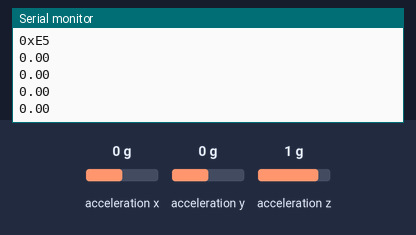
The sketch below on a simulated Arduino Leonardo, built with avr-gcc and run on an emulated ATmega32U4. Parts: the last lines printed to the serial monitor. Wiring (inferred from the names in the program): ADXL345 accelerometer at I2C address 0x53. Inputs (shaded band) come from the test bench; at power-on: acceleration x 0 g, acceleration y 0 g, acceleration z 1 g.

Above: at 1.2 s.
1.3 s: acceleration x set to -1.4 g
At 1.72 s:
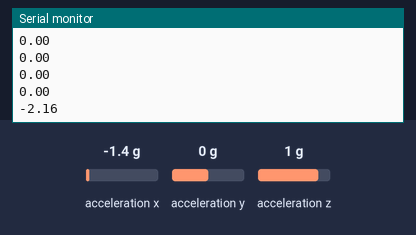
2.8 s: acceleration x set to -0.8 g
At 2.92 s:
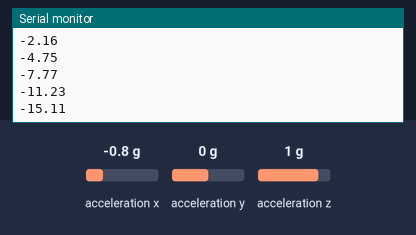
Timing chart, 0 to 5.8 s (numbered marks = the images above; inputs shaded):
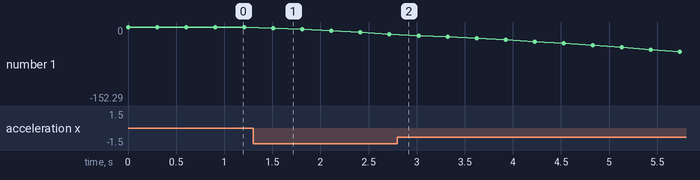

The sketch:

Accelerometer.ino
```cpp
#include <Wire.h>
#include "ADXL345.h"

ADXL345 accel(ADXL345_ALT);

void setup() {
	Serial.begin(9600);
	Wire.begin();

	byte deviceID = accel.readDeviceID();
	if (deviceID != 0) {
		Serial.print("0x");
		Serial.print(deviceID, HEX);
		Serial.println("");
	}
	else {
		Serial.println("read device id: failed");
		while (1) {
			delay(100);
		}
	}

	// Data Rate
	// - ADXL345_RATE_3200HZ: 3200 Hz
	// - ADXL345_RATE_1600HZ: 1600 Hz
	// - ADXL345_RATE_800HZ:  800 Hz
	// - ADXL345_RATE_400HZ:  400 Hz
	// - ADXL345_RATE_200HZ:  200 Hz
	// - ADXL345_RATE_100HZ:  100 Hz
	// - ADXL345_RATE_50HZ:   50 Hz
	// - ADXL345_RATE_25HZ:   25 Hz
	// - ...
	if (!accel.writeRate(ADXL345_RATE_200HZ)) {
		Serial.println("write rate: failed");
		while (1) {
			delay(100);
		}
	}

	// Data Range
	// - ADXL345_RANGE_2G: +-2 g
	// - ADXL345_RANGE_4G: +-4 g
	// - ADXL345_RANGE_8G: +-8 g
	// - ADXL345_RANGE_16G: +-16 g
	if (!accel.writeRange(ADXL345_RANGE_16G)) {
		Serial.println("write range: failed");
		while (1) {
			delay(100);
		}
	}

	if (!accel.start()) {
		Serial.println("start: failed");
		while (1) {
			delay(100);
		}
	}
}

float V0 = 0;
void loop() {
	if (accel.update()) {
		//Serial.print(accel.getX());
		//Serial.print(",");
		//Serial.print(accel.getY());
		//Serial.print(",");
		//Serial.print(accel.getZ());
		//Serial.println("");

		// Calculate Roll and Pitch (rotation around X-axis, rotation around Y-axis)
		float roll = atan(accel.getY() / sqrt(pow(accel.getX(), 2) + pow(accel.getZ(), 2))) * 180 / PI;
		float pitch = atan(-1 * accel.getX() / sqrt(pow(accel.getY(), 2) + pow(accel.getZ(), 2))) * 180 / PI;

		//Serial.println(roll);
		//Serial.println(pitch);

		//not working
		float x = accel.getX();
		x = x + x / 0.58 / 100;

		V0 = V0 + millis()*x / 1000;
		Serial.println(V0);
	}
	else {
		Serial.println("update failed");
		while (1) {
			delay(100);
		}
	}
	delay(300);
}
```

ADXL345.cpp
```cpp
#include "Arduino.h"

#include <Wire.h>

#include "ADXL345.h"

// please refer to the sensor datasheet.
//
// EN: http://www.analog.com/media/en/technical-documentation/data-sheets/ADXL345.pdf
// JP: http://www.analog.com/media/jp/technical-documentation/data-sheets/ADXL345_jp.pdf

// Register Map
// Order is "Type, Reset Value, Description".
#define REG_DEVID          0x00    // R,     11100101,   Device ID
#define REG_THRESH_TAP     0x1D    // R/W,   00000000,   Tap threshold
#define REG_OFSX           0x1E    // R/W,   00000000,   X-axis offset
#define REG_OFSY           0x1F    // R/W,   00000000,   Y-axis offset
#define REG_OFSZ           0x20    // R/W,   00000000,   Z-axis offset
#define REG_DUR            0x21    // R/W,   00000000,   Tap duration
#define REG_LATENT         0x22    // R/W,   00000000,   Tap latency
#define REG_WINDOW         0x23    // R/W,   00000000,   Tap window
#define REG_THRESH_ACT     0x24    // R/W,   00000000,   Activity threshold
#define REG_THRESH_INACT   0x25    // R/W,   00000000,   Inactivity threshold
#define REG_TIME_INACT     0x26    // R/W,   00000000,   Inactivity time
#define REG_ACT_INACT_CTL  0x27    // R/W,   00000000,   Axis enable control for activity and inactiv ity detection
#define REG_THRESH_FF      0x28    // R/W,   00000000,   Free-fall threshold
#define REG_TIME_FF        0x29    // R/W,   00000000,   Free-fall time
#define REG_TAP_AXES       0x2A    // R/W,   00000000,   Axis control for single tap/double tap
#define REG_ACT_TAP_STATUS 0x2B    // R,     00000000,   Source of single tap/double tap
#define REG_BW_RATE        0x2C    // R/W,   00001010,   Data rate and power mode control
#define REG_POWER_CTL      0x2D    // R/W,   00000000,   Power-saving features control
#define REG_INT_ENABLE     0x2E    // R/W,   00000000,   Interrupt enable control
#define REG_INT_MAP        0x2F    // R/W,   00000000,   Interrupt mapping control
#define REG_INT_SOUCE      0x30    // R,     00000010,   Source of interrupts
#define REG_DATA_FORMAT    0x31    // R/W,   00000000,   Data format control
#define REG_DATAX0         0x32    // R,     00000000,   X-Axis Data 0
#define REG_DATAX1         0x33    // R,     00000000,   X-Axis Data 1
#define REG_DATAY0         0x34    // R,     00000000,   Y-Axis Data 0
#define REG_DATAY1         0x35    // R,     00000000,   Y-Axis Data 1
#define REG_DATAZ0         0x36    // R,     00000000,   Z-Axis Data 0
#define REG_DATAZ1         0x37    // R,     00000000,   Z-Axis Data 1
#define REG_FIFO_CTL       0x38    // R/W,   00000000,   FIFO control
#define REG_FIFO_STATUS    0x39    // R,     00000000,   FIFO status

ADXL345::ADXL345(uint8_t i2cAddress, TwoWire *wire) {
	_wire = wire;
	_i2cAddress = i2cAddress;

	_xyz[0] = 0; // x
	_xyz[1] = 0; // y
	_xyz[2] = 0; // z
}

const float ADXL345::kRatio2g = (float)(2 * 2) / 1024.0f;
const float ADXL345::kRatio4g = (float)(4 * 2) / 1024.0f;
const float ADXL345::kRatio8g = (float)(8 * 2) / 1024.0f;
const float ADXL345::kRatio16g = (float)(16 * 2) / 1024.0f;

bool ADXL345::start() {
	_powerCtlBits.measure = 1;
	return writeRegister(REG_POWER_CTL, _powerCtlBits.toByte());
}

bool ADXL345::stop() {
	_powerCtlBits.measure = 0;
	return writeRegister(REG_POWER_CTL, _powerCtlBits.toByte());
}

uint8_t ADXL345::readDeviceID() {
	uint8_t value = 0;
	if (readRegister(REG_DEVID, &value)) {
		return value;
	}
	else {
		return 0;
	}
}

bool ADXL345::update() {
	// Read all axis registers (DATAX0, DATAX1, DATAY0, DATAY1, DATAZ0, DATAZ1) in accordance with data sheet.
	// "It is recommended that a multiple-uint8_t read of all registers be performed to prevent a change in data between reads of sequential registers."
	uint8_t values[6];
	if (readRegisters(REG_DATAX0, values, sizeof(values))) {
		// convert endian
		_xyz[0] = (int16_t)word(values[1], values[0]);  // x
		_xyz[1] = (int16_t)word(values[3], values[2]);  // y
		_xyz[2] = (int16_t)word(values[5], values[4]);  // z
		return true;
	}
	else {
		return false;
	}
}

float ADXL345::getX() {
	return convertToSI(_xyz[0]);
}

float ADXL345::getY() {
	return convertToSI(_xyz[1]);
}

float ADXL345::getZ() {
	return convertToSI(_xyz[2]);
}

int16_t ADXL345::getRawX() {
	return _xyz[0];
}

int16_t ADXL345::getRawY() {
	return _xyz[1];
}

int16_t ADXL345::getRawZ() {
	return _xyz[2];
}

bool ADXL345::writeRate(uint8_t rate) {
	_bwRateBits.lowPower = 0;
	_bwRateBits.rate = rate & 0x0F;
	return writeRegister(REG_BW_RATE, _bwRateBits.toByte());
}

bool ADXL345::writeRateWithLowPower(uint8_t rate) {
	_bwRateBits.lowPower = 1;
	_bwRateBits.rate = rate & 0x0F;
	return writeRegister(REG_BW_RATE, _bwRateBits.toByte());
}

bool ADXL345::writeRange(uint8_t range) {
	_dataFormatBits.range = range & 0x03;
	return writeRegister(REG_DATA_FORMAT, _dataFormatBits.toByte());
}

float ADXL345::convertToSI(int16_t rawValue) {
	switch (_dataFormatBits.range) {
	case ADXL345_RANGE_2G:
		return rawValue * kRatio2g;

	case ADXL345_RANGE_4G:
		return rawValue * kRatio4g;

	case ADXL345_RANGE_8G:
		return rawValue * kRatio8g;

	case ADXL345_RANGE_16G:
		return rawValue * kRatio16g;

	default:
		return 0;
	}
}

bool ADXL345::write(uint8_t value) {
	uint8_t values[1] = { value };
	return write(values, 1);
}

bool ADXL345::write(uint8_t *values, size_t size) {
	_wire->beginTransmission(_i2cAddress);

	if (_wire->write(values, size) == size) {
		switch (_wire->endTransmission()) {
		case 0: // success
			return true;

		case 1: // data too long to fit in transmit buffer
			return false;

		case 2: // received NACK on transmit of address
			return false;

		case 3: // received NACK on transmit of data
			return false;

		case 4: // other error
			return false;

		default: // module unknown error
			return false;
		}
	}
	else {
		_wire->endTransmission();
		return false;
	}
}

bool ADXL345::read(uint8_t *values, int size) {
	_wire->requestFrom(_i2cAddress, size);
	if (_wire->available() == size) {
		for (uint8_t i = 0; i < size; i++) {
			values[i] = _wire->read();
		}
		return true;
	}
	else {
		return false;
	}
}

bool ADXL345::readRegister(uint8_t address, uint8_t *value) {
	return readRegisters(address, value, 1);
}

bool ADXL345::readRegisters(uint8_t address, uint8_t *values, uint8_t size) {
	if (!write(address)) {
		return false;
	}

	return read(values, size);
}

bool ADXL345::writeRegister(uint8_t address, uint8_t value) {
	uint8_t values[2] = { address, value };
	return write(values, sizeof(values));
}

ADXL345::PowerCtlBits::PowerCtlBits() {
	this->link = 0;
	this->autoSleep = 0;
	this->measure = 0;
	this->sleep = 0;
	this->wakeup = 0;
}

uint8_t ADXL345::PowerCtlBits::toByte() {
	uint8_t bits = 0x00;
	bits |= this->link << 5;
	bits |= this->autoSleep << 4;
	bits |= this->measure << 3;
	bits |= this->sleep << 2;
	bits |= this->wakeup;
	return bits;
}

ADXL345::DataFormatBits::DataFormatBits() {
	this->selfTest = 0;
	this->spi = 0;
	this->intInvert = 0;
	this->fullRes = 0;
	this->justify = 0;
	this->range = 0;
}

uint8_t ADXL345::DataFormatBits::toByte() {
	uint8_t bits = 0x00;
	bits |= this->selfTest << 7;
	bits |= this->spi << 6;
	bits |= this->intInvert << 5;
	bits |= this->fullRes << 3;
	bits |= this->justify << 2;
	bits |= this->range;
	return bits;
}

ADXL345::BwRateBits::BwRateBits() {
	this->lowPower = 0;
	this->rate = 0x0A;
}

uint8_t ADXL345::BwRateBits::toByte() {
	uint8_t bits = 0x00;
	bits |= this->lowPower << 4;
	bits |= this->rate;
	return bits;
}
```

ADXL345.h
```cpp
#ifndef ADXL345_h
#define ADXL345_h

#include "Arduino.h"

// I2C Address
#define ADXL345_STD     0x1D    // Standard address if SDO/ALT ADDRESS is HIGH.
#define ADXL345_ALT     0x53    // Alternate address if SDO/ALT ADDRESS is LOW.

// Data Rate
#define ADXL345_RATE_3200HZ   0x0F    // 3200 Hz
#define ADXL345_RATE_1600HZ   0x0E    // 1600 Hz
#define ADXL345_RATE_800HZ    0x0D    // 800 Hz
#define ADXL345_RATE_400HZ    0x0C    // 400 Hz
#define ADXL345_RATE_200HZ    0x0B    // 200 Hz
#define ADXL345_RATE_100HZ    0x0A    // 100 Hz
#define ADXL345_RATE_50HZ     0x09    // 50 Hz
#define ADXL345_RATE_25HZ     0x08    // 25 Hz
#define ADXL345_RATE_12_5HZ   0x07    // 12.5 Hz
#define ADXL345_RATE_6_25HZ   0x06    // 6.25 Hz
#define ADXL345_RATE_3_13HZ   0x05    // 3.13 Hz
#define ADXL345_RATE_1_56HZ   0x04    // 1.56 Hz
#define ADXL345_RATE_0_78HZ   0x03    // 0.78 Hz
#define ADXL345_RATE_0_39HZ   0x02    // 0.39 Hz
#define ADXL345_RATE_0_20HZ   0x01    // 0.20 Hz
#define ADXL345_RATE_0_10HZ   0x00    // 0.10 Hz

// Range
#define ADXL345_RANGE_2G      0x00    // +-2 g
#define ADXL345_RANGE_4G      0x01    // +-4 g
#define ADXL345_RANGE_8G      0x02    // +-8 g
#define ADXL345_RANGE_16G     0x03    // +-16 g


class ADXL345 {
private:
	class PowerCtlBits {
	public:
		uint8_t link;       // D5
		uint8_t autoSleep;  // D4
		uint8_t measure;    // D3
		uint8_t sleep;      // D2
		uint8_t wakeup;     // D1 - D0

		PowerCtlBits();

		uint8_t toByte();
	};

	class DataFormatBits {
	public:
		uint8_t selfTest;   // D7
		uint8_t spi;        // D6
		uint8_t intInvert;  // D5
		uint8_t fullRes;    // D3
		uint8_t justify;    // D2
		uint8_t range;      // D1 - D0

		DataFormatBits();

		uint8_t toByte();
	};

	class BwRateBits {
	public:
		uint8_t lowPower;   // D4
		uint8_t rate;       // D3 - D0

		BwRateBits();

		uint8_t toByte();
	};

	static const float kRatio2g;
	static const float kRatio4g;
	static const float kRatio8g;
	static const float kRatio16g;

	TwoWire *_wire;
	int8_t _i2cAddress;
	int16_t _xyz[3];
	PowerCtlBits _powerCtlBits;
	DataFormatBits _dataFormatBits;
	BwRateBits _bwRateBits;

	float convertToSI(int16_t rawValue);

	bool write(uint8_t value);
	bool write(uint8_t *values, size_t size);
	bool read(uint8_t *values, int size);
	bool readRegister(uint8_t address, uint8_t *value);
	bool readRegisters(uint8_t address, uint8_t *values, uint8_t size);
	bool writeRegister(uint8_t address, uint8_t value);

public:
	ADXL345(uint8_t i2cAddress, TwoWire *wire = &Wire);
	bool start();
	bool stop();
	uint8_t readDeviceID();
	bool update();
	float getX();
	float getY();
	float getZ();
	int16_t getRawX();
	int16_t getRawY();
	int16_t getRawZ();

	bool writeRate(uint8_t rate);
	bool writeRateWithLowPower(uint8_t rate);
	bool writeRange(uint8_t range);
};

#endif
```

Measured:
- after the input at 1.3 s, the serial monitor: prints a new line after 0.21 s (image 1)
- plotted number 1: 0 → -15.11 after the input at 1.3 s, -15.11 → -152.29 after the input at 2.8 s
